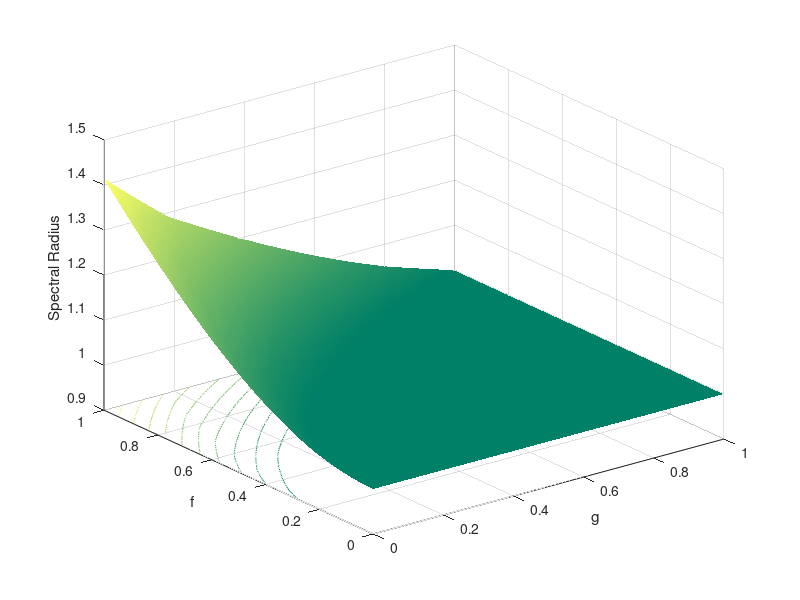

Recreate this plot in MATLAB.
% Clear memory and show only a few digits
clear all; format short;

% advection_lw.m
% Solve the advection equation using Lax-Wendroff with periodic BCs

% Thermal conductivity and c
c=1;
kappa=0.1;

% Spatial and time steps
tau=0.002;


% Time step, total time and spatial step
tau=2e-3;
L=20;
h=1/(L-1);
tf=0.5*(1+h)/c;

% Initial profile constant sigma
sig = 0.1;

% Number of time steps
nsteps=floor(tf/tau);

% Vector of x values
jvals=1:L;
x=(jvals-1)/h;

% Diagonal matrix to implement the centred spatial first-derivative
D=diag(ones(L-1,1),+1)-diag(ones(L-1,1),-1);

% define g and f
g=0:0.01:1;
f=0:0.01:1;
gnsteps=length(g);
fnsteps=length(f);

% Initial conditions (a Gaussian pulse at x = 0.5)
amp=exp(-0.5*(x-0.5).^2/sig^2)';
amp0=amp; 

% Record a(x,t) matrix for visualisation
amp_xt(:,1)=amp0;

% Additional elements for periodic boundary conditions
D(1,L)=-1;
D(L,1)=+1;

% Lax-Wendroff second derivative matrix
D2=abs(D)-2*eye(L);

for fn=1:fnsteps
    
for gn=1:gnsteps

% Update matrix
A=eye(L)-0.5*g(gn)*D+0.5*f(fn)*D2;

% Calculate the spectral radius of M
rho(fn,gn)=max(abs(eig(A)));

end
    
end

% Visualisation of amplitude versus position and time. MATLAB
% uses a surfc(x(i),y(j),z(j,i)) convention, hence the transpose
figure(1);
colormap(summer);
surfc(g,f,rho');
shading interp;
xlabel('g'); ylabel('f'); zlabel('Spectral Radius');
